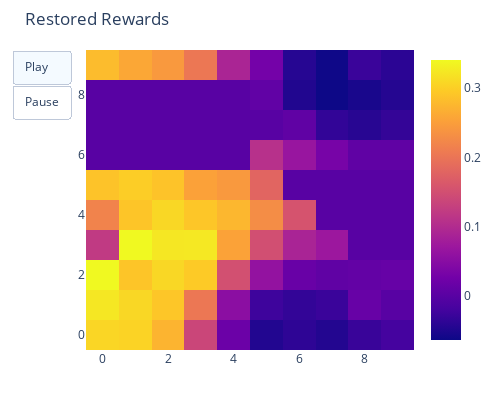

Source (notebook cell):
### Code cell
world.ShowRewardsAnimation(dme.rewards)

### Figure 1 — Plotly figure (JSON) as saved in the notebook; plotly's stock layout.template omitted (floating-point values rounded to 4 significant figures)
{"data": [{"type": "heatmap", "z": [[0.3075, 0.3038, 0.2726, 0.1375, 0.01974, -0.04681, -0.0373, -0.04575, -0.02865, -0.01886], [0.3235, 0.3082, 0.2916, 0.2037, 0.05302, -0.02479, -0.03286, -0.02744, 0.01492, -0.0002937], [0.3405, 0.2904, 0.3082, 0.2961, 0.1511, 0.06224, 0.0167, 0.008085, 0.01114, 0.01421], [0.1206, 0.3405, 0.3235, 0.3239, 0.2543, 0.1502, 0.08901, 0.07098, 0, 0], [0.2178, 0.2904, 0.3082, 0.2916, 0.2762, 0.2295, 0.1562, 0, 0, 0], [0.2879, 0.2985, 0.2886, 0.2524, 0.2437, 0.18, 0, 0, 0, 0], [0, 0, 0, 0, 0, 0.1077, 0.06766, 0.03238, 0.008563, 0.008051], [0, 0, 0, 0, 0, 0, 0.008541, -0.03368, -0.04176, -0.03267], [0, 0, 0, 0, 0, 0.009265, -0.04758, -0.06312, -0.05366, -0.04445], [0.2808, 0.2588, 0.2437, 0.2038, 0.09078, 0.02832, -0.04349, -0.06142, -0.02779, -0.03916]]}], "layout": {"autosize": false, "height": 400, "margin": {"b": 50, "l": 20, "r": 20, "t": 50}, "title": {"text": "Restored Rewards"}, "updatemenus": [{"buttons": [{"args": [null, {"frame": {"duration": 10, "redraw": true}, "fromcurrent": true, "transition": {"duration": 1000}}], "label": "Play", "method": "animate"}, {"args": [[null], {"frame": {"duration": 0, "redraw": false}, "mode": "immediate", "transition": {"duration": 0}}], "label": "Pause", "method": "animate"}], "type": "buttons"}], "width": 500}}
